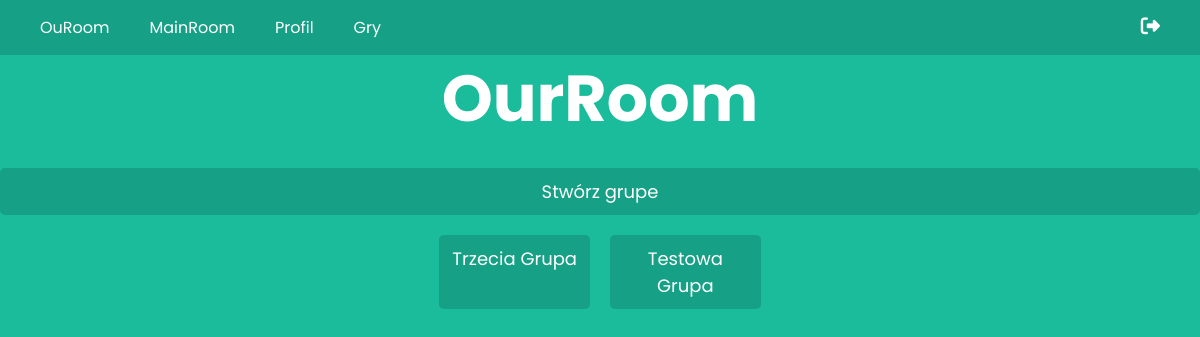
Before: /ouroom/ (signed in) with the older database file.
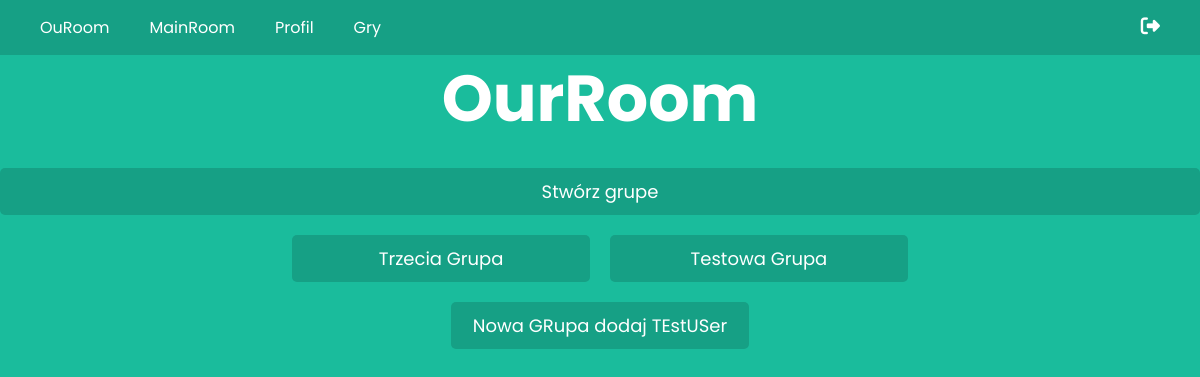
After: the same page with the newer database file.
### rooms/models.py (models this page shows, shortened)
class Group(models.Model):
    author = models.ForeignKey(settings.AUTH_USER_MODEL, related_name='creator_group', on_delete=models.CASCADE)
    name = models.TextField(max_length=50)
    description = models.TextField(max_length=500)

### rooms/views.py (the view)
# urls.py: path('ouroom/', views.GroupListView.as_view(), name='ouroom'),
class GroupListView(ListView):
    model = Group
    template_name = 'rooms/ouroom.html'
    context_object_name = 'group_list'
    def get_queryset(self):
        return Group.objects.filter(membership__user=self.request.user)

### rooms/templates/rooms/ouroom.html
{% extends "rooms/mainroom.html" %}
{% block content %}
    <h1>OurRoom</h1>
    <a href="{% url 'create_group' %}"  class="submit-style">Stwórz grupe</a>
    <div style="display: flex; flex-wrap: wrap; justify-content: center; gap: 20px; max-width: 620px; margin-top: 20px;">
        {% for group in group_list %}
            <a href="{% url 'group_detail' group.pk %}" class="button-style" style="flex-basis: calc(50% - 10px); text-align: center;">{{ group.name }}</a>
        {% endfor %}
    </div>
{% endblock content %}

Changed rows visible on the page:
added Group: name "Nowa GRupa dodaj TEstUSer"
